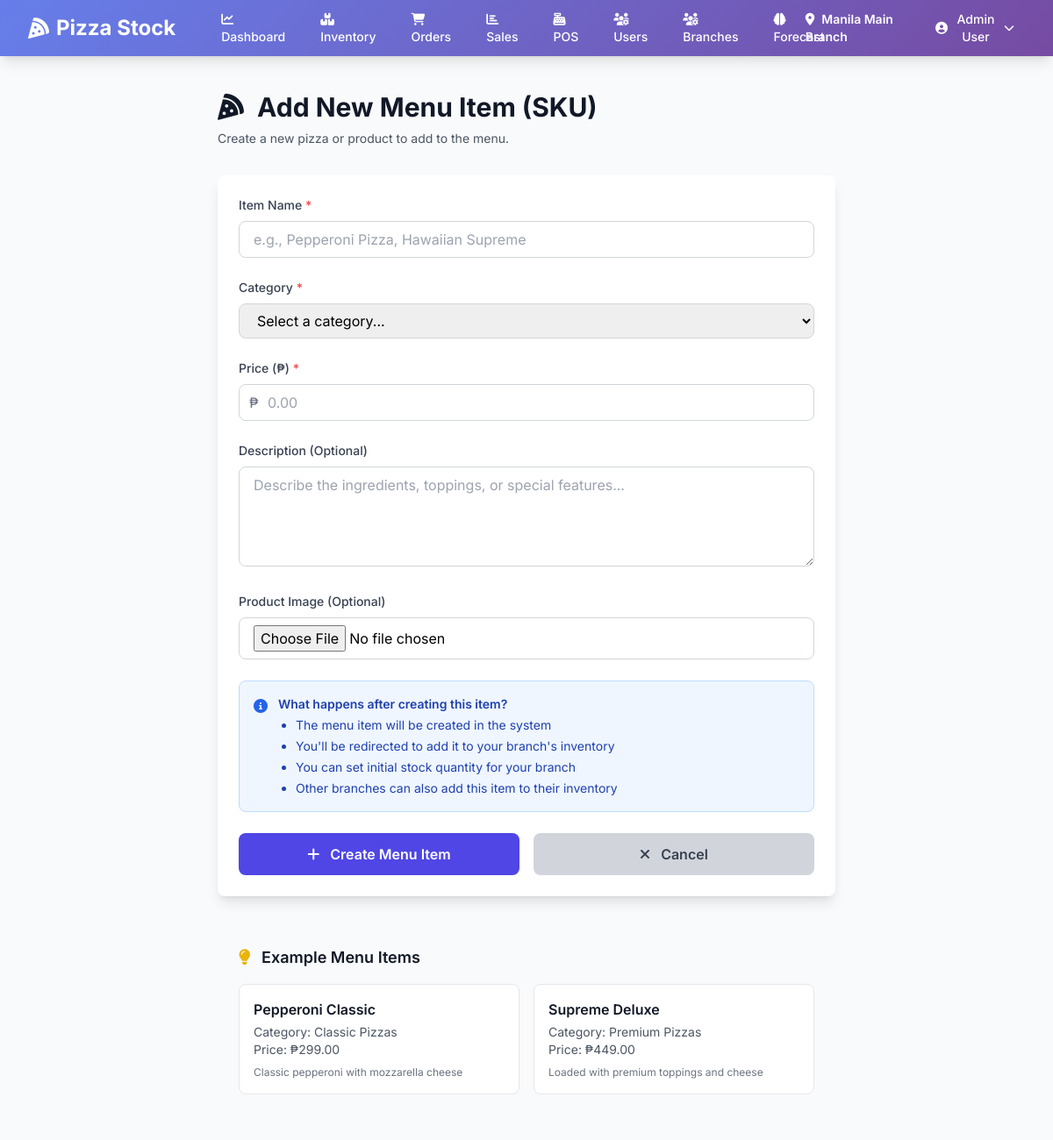
Screenshot of /inventory/skus/add/ (signed in) with the database file from the repository.
### inventory/models.py (models this page shows, shortened)
class Branch(models.Model):
    name = models.CharField(max_length=100)
    code = models.CharField(max_length=20, unique=True)
    address = models.TextField()
    phone = models.CharField(max_length=20)
    is_active = models.BooleanField(default=True)
    qr_code = models.ImageField(upload_to='qr_codes/', blank=True, null=True)
    created_at = models.DateTimeField(auto_now_add=True)
    class Meta:
        ordering = ['name']
        verbose_name_plural = 'Branches'

### users/models.py (models this page shows, shortened)
class User(AbstractUser):
    ROLE_CHOICES = [
        ('admin', 'Admin'),
        ('manager', 'Manager'),
        ('staff', 'Staff'),
    ]
    role = models.CharField(max_length=20, choices=ROLE_CHOICES, default='staff')
    phone = models.CharField(max_length=20, blank=True)
    branches = models.ManyToManyField('inventory.Branch', related_name='users', blank=True)
    created_at = models.DateTimeField(auto_now_add=True)
    updated_at = models.DateTimeField(auto_now=True)
    class Meta:
        ordering = ['-date_joined']
    def get_full_name(self):
        return f"{self.first_name} {self.last_name}".strip()
    def is_admin(self):
        return self.role == 'admin' or self.is_superuser
    def is_manager(self):
        return self.role in ['admin', 'manager'] or self.is_superuser
    def can_access_branch(self, branch):
        if self.is_admin():
            return True
        return self.branches.filter(id=branch.id).exists()

### inventory/views.py (the view, shortened to what this page needs)
# urls.py: path("skus/add/", views.add_sku, name="add_sku"),  # ✅ ADD THIS
@login_required
def add_sku(request):
    if not request.user.is_manager():
        messages.error(request, 'You do not have permission to add menu items.')
        return redirect('inventory:sku_list')
    categories = Category.objects.filter(is_active=True)
    context = {'categories': categories}
    return render(request, 'inventory/add_sku.html', context)

### templates/inventory/add_sku.html (shortened to what this page needs)
{% extends 'base.html' %}
{% block content %}
<div class="max-w-3xl mx-auto px-4 sm:px-6 lg:px-8">
  <div class="mb-8">
    <h1 class="text-3xl font-bold text-gray-900">
      <i class="fas fa-pizza-slice mr-2"></i>
      Add New Menu Item (SKU)
    </h1>
    <p class="mt-2 text-sm text-gray-600">
      Create a new pizza or product to add to the menu.
    </p>
  </div>
  <div class="bg-white shadow-lg rounded-lg p-6">
    <form id="addSkuForm" method="POST" enctype="multipart/form-data">
      <div class="mb-6">
        <label for="name" class="block text-sm font-medium text-gray-700 mb-2">
          Item Name <span class="text-red-500">*</span>
        </label>
        <input
          type="text"
          name="name"
          id="name"
          required
          maxlength="100"
          class="w-full px-4 py-2 border border-gray-300 rounded-lg focus:ring-2 focus:ring-indigo-500 focus:border-indigo-500"
          placeholder="e.g., Pepperoni Pizza, Hawaiian Supreme"
        />
      </div>
      <div class="mb-6">
        <label for="category_id" class="block text-sm font-medium text-gray-700 mb-2">
          Category <span class="text-red-500">*</span>
        </label>
        <select
          name="category_id"
          id="category_id"
          required
          class="w-full px-4 py-2 border border-gray-300 rounded-lg focus:ring-2 focus:ring-indigo-500 focus:border-indigo-500"
          onchange="toggleNewCategoryInput()"
        >
          <option value="">Select a category...</option>
        </select>
      </div>
      <div class="mb-6">
        <label for="price" class="block text-sm font-medium text-gray-700 mb-2">
          Price (₱) <span class="text-red-500">*</span>
        </label>
        <div class="relative">
          <span class="absolute inset-y-0 left-0 pl-3 flex items-center text-gray-500">₱</span>
          <input
            type="number"
            name="price"
            id="price"
            required
            min="0.01"
            step="0.01"
            class="w-full pl-8 pr-4 py-2 border border-gray-300 rounded-lg focus:ring-2 focus:ring-indigo-500 focus:border-indigo-500"
            placeholder="0.00"
          />
        </div>
      </div>
      <div class="mb-6">
        <label for="description" class="block text-sm font-medium text-gray-700 mb-2">
          Description (Optional)
        </label>
        <textarea
          name="description"
          id="description"
          rows="4"
          class="w-full px-4 py-2 border border-gray-300 rounded-lg focus:ring-2 focus:ring-indigo-500 focus:border-indigo-500"
          placeholder="Describe the ingredients, toppings, or special features..."
        ></textarea>
      </div>
      <div class="mb-6">
        <label for="image" class="block text-sm font-medium text-gray-700 mb-2">
          Product Image (Optional)
        </label>
        <input
          type="file"
          name="image"
          id="image"
          accept="image/*"
          class="w-full px-4 py-2 border border-gray-300 rounded-lg focus:ring-2 focus:ring-indigo-500 focus:border-indigo-500"
          onchange="previewImage(event)"
        />
      </div>
      <div class="bg-blue-50 border border-blue-200 rounded-lg p-4 mb-6">
        <div class="flex">
          <i class="fas fa-info-circle text-blue-600 mr-3 mt-1"></i>
          <div class="text-sm text-blue-800">
            <p class="font-semibold mb-1">What happens after creating this item?</p>
            <ul class="list-disc ml-5 space-y-1">
              <li>The menu item will be created in the system</li>
              <li>You'll be redirected to add it to your branch's inventory</li>
              <li>You can set initial stock quantity for your branch</li>
              <li>Other branches can also add this item to their inventory</li>
            </ul>
          </div>
        </div>
      </div>
      <div class="flex space-x-4">
        <button
          type="submit"
          class="flex-1 bg-indigo-600 text-white py-3 rounded-lg hover:bg-indigo-700 font-semibold"
        >
          <i class="fas fa-plus mr-2"></i> Create Menu Item
        </button>
        <a
          href="{% url 'inventory:sku_list' %}"
          class="flex-1 bg-gray-300 text-gray-700 py-3 rounded-lg hover:bg-gray-400 font-semibold text-center"
        >
          <i class="fas fa-times mr-2"></i> Cancel
        </a>
      </div>
    </form>
  </div>
  <div class="mt-8 bg-gray-50 rounded-lg p-6">
    <h3 class="text-lg font-semibold text-gray-900 mb-4">
      <i class="fas fa-lightbulb text-yellow-500 mr-2"></i> Example Menu Items
    </h3>
    <div class="grid grid-cols-1 md:grid-cols-2 gap-4">
      <div class="bg-white p-4 rounded-lg border border-gray-200">
        <h4 class="font-semibold text-gray-900">Pepperoni Classic</h4>
        <p class="text-sm text-gray-600 mt-1">Category: Classic Pizzas</p>
        <p class="text-sm text-gray-600">Price: ₱299.00</p>
        <p class="text-xs text-gray-500 mt-2">Classic pepperoni with mozzarella cheese</p>
      </div>
      <div class="bg-white p-4 rounded-lg border border-gray-200">
        <h4 class="font-semibold text-gray-900">Supreme Deluxe</h4>
        <p class="text-sm text-gray-600 mt-1">Category: Premium Pizzas</p>
        <p class="text-sm text-gray-600">Price: ₱449.00</p>
        <p class="text-xs text-gray-500 mt-2">Loaded with premium toppings and cheese</p>
      </div>
    </div>
  </div>
</div>
{% endblock %}

### templates/base.html (shortened to what this page needs)
<!DOCTYPE html>
<html lang="en" class="h-full bg-gray-50">
  <head>
    <script src="https://cdn.tailwindcss.com"></script>
    <link
      rel="stylesheet"
      href="https://cdnjs.cloudflare.com/ajax/libs/font-awesome/6.4.0/css/all.min.css"
    />
  </head>
  <body class="h-full">
    <div class="min-h-full">
      {% if user.is_authenticated %}
      <nav class="gradient-bg shadow-lg">
        <div class="mx-auto max-w-7xl px-4 sm:px-6 lg:px-8">
          <div class="flex h-16 justify-between items-center">
            <div class="flex items-center">
              <div class="flex-shrink-0">
                <h1 class="text-2xl font-bold text-white flex items-center">
                  <i class="fas fa-pizza-slice mr-2"></i>
                  Pizza Stock
                </h1>
              </div>
              <div class="hidden md:block ml-10">
                <div class="flex space-x-4">
                  <a
                    href="{% url 'reports:dashboard' %}"
                    class="text-white hover:bg-white hover:bg-opacity-20 px-3 py-2 rounded-md text-sm font-medium transition"
                  >
                    <i class="fas fa-chart-line mr-1"></i> Dashboard
                  </a>
                  <a
                    href="{% url 'inventory:dashboard' %}"
                    class="text-white hover:bg-white hover:bg-opacity-20 px-3 py-2 rounded-md text-sm font-medium transition"
                  >
                    <i class="fas fa-boxes mr-1"></i> Inventory
                  </a>
                  <a
                    href="{% url 'orders:dashboard' %}"
                    class="text-white hover:bg-white hover:bg-opacity-20 px-3 py-2 rounded-md text-sm font-medium transition"
                  >
                    <i class="fas fa-shopping-cart mr-1"></i> Orders
                  </a>
                  <a
                    href="{% url 'sales:dashboard' %}"
                    class="text-white hover:bg-white hover:bg-opacity-20 px-3 py-2 rounded-md text-sm font-medium transition"
                  >
                    <i class="fas fa-chart-bar mr-1"></i> Sales
                  </a>
                  <a
                    href="{% url 'sales:pos_dashboard' %}"
                    class="text-white hover:bg-white hover:bg-opacity-20 px-3 py-2 rounded-md text-sm font-medium transition"
                  >
                    <i class="fas fa-cash-register mr-1"></i> POS
                  </a>
                  {% if user.is_admin %}
                  <a
                    href="{% url 'users:user_list' %}"
                    class="text-white hover:bg-white hover:bg-opacity-20 px-3 py-2 rounded-md text-sm font-medium transition"
                  >
                    <i class="fas fa-users-cog mr-1"></i> Users
                  </a>
                  <a
                    href="{% url 'branches:list' %}"
                    class="text-white hover:bg-white hover:bg-opacity-20 px-3 py-2 rounded-md text-sm font-medium transition"
                  >
                    <i class="fas fa-users-cog mr-1"></i> Branches
                  </a>
                  {% endif %} {% if user.is_manager %}
                  <a
                    href="{% url 'forecast:dashboard' %}"
                    class="text-white hover:bg-white hover:bg-opacity-20 px-3 py-2 rounded-md text-sm font-medium transition"
                  >
                    <i class="fas fa-brain mr-1"></i> Forecast
                  </a>
                  {% endif %}
                </div>
              </div>
            </div>
            <div class="flex items-center space-x-4">
              {% if request.current_branch %}
              <div class="text-white text-sm">
                <i class="fas fa-map-marker-alt mr-1"></i>
                <span class="font-semibold"
                  >{{ request.current_branch.name }}</span
                >
              </div>
              {% endif %}
              <div class="relative">
                <button
                  onclick="toggleDropdown()"
                  class="flex items-center text-white hover:bg-white hover:bg-opacity-20 px-3 py-2 rounded-md text-sm font-medium transition"
                >
                  <i class="fas fa-user-circle mr-2"></i>
                  {{ user.get_full_name|default:user.username }}
                  <i class="fas fa-chevron-down ml-2 text-xs"></i>
                </button>
              </div>
            </div>
          </div>
        </div>
      </nav>
      {% endif %}
      <main class="py-10">{% block content %}{% endblock %}</main>
    </div>
  </body>
</html>

### templates/base.html (style rules this page uses)
body { font-family: "Inter", sans-serif; }
.gradient-bg { background: linear-gradient(135deg, #667eea 0%, #764ba2 100%); }

### rows the page displays
Branch: current_branch.name "Manila Main Branch"
User: get_full_name "Admin User"
